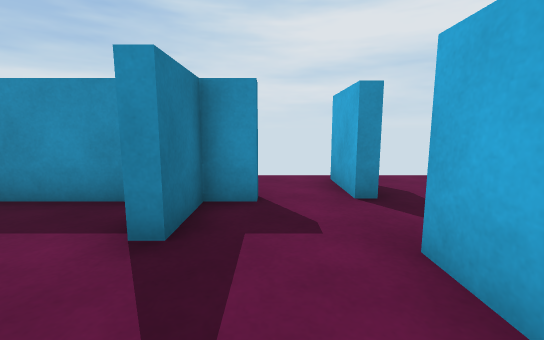
[1] (above)

16 first-person views from a walk through a scene from a Unity 3-D project. The camera is 0.58 m above the floor, tilts 8° down and sees 90° across. The floor is counted in squares, 0.5 m on a side. Each view is taken from the middle of a square. On the plan, view 1 faces up. The plan holds only what a view shows up to about 12 squares ahead; the rest is blank.

[2]
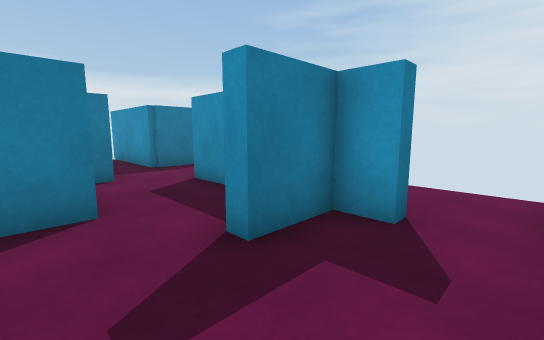

[3]
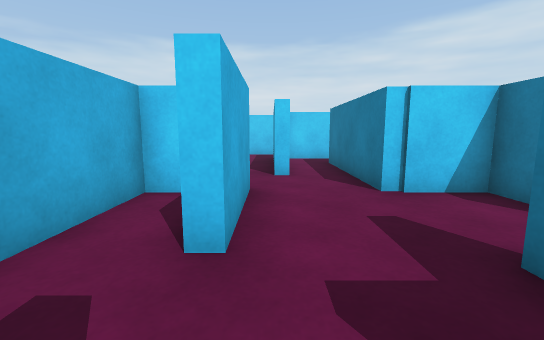

[4]
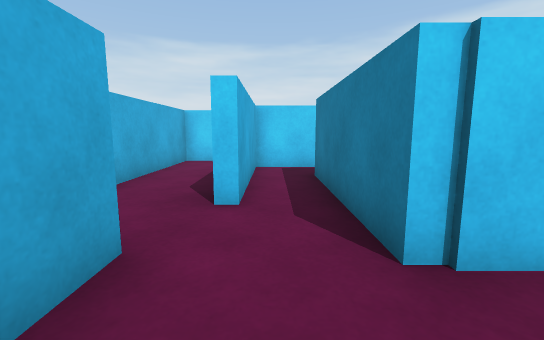

[5]
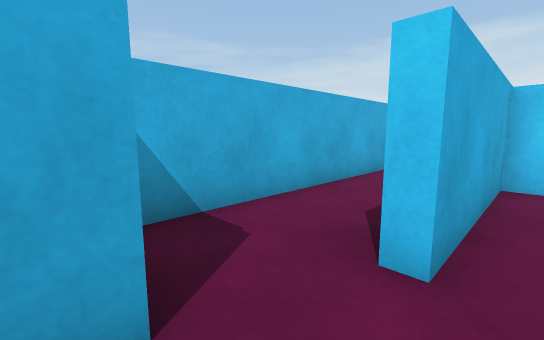

[6]
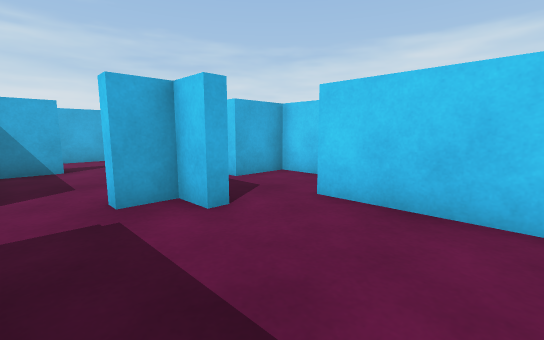

[7]
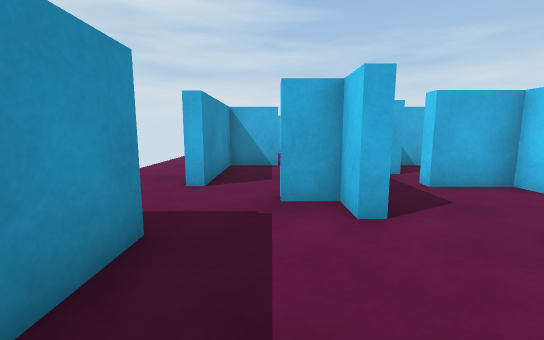

[8]
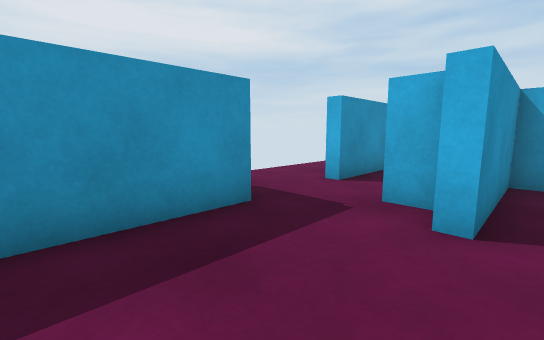

[9]
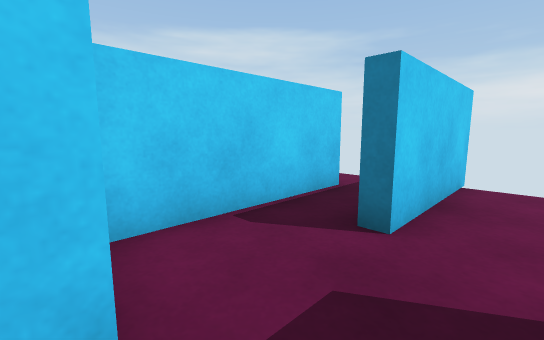

[10]
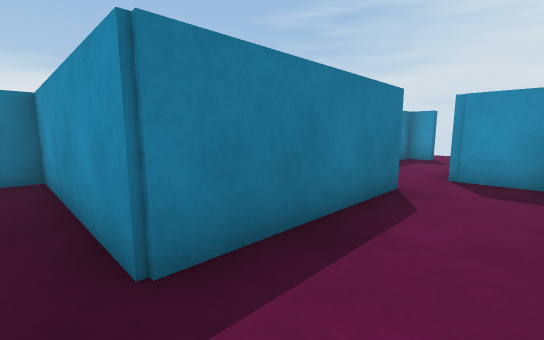

[11]
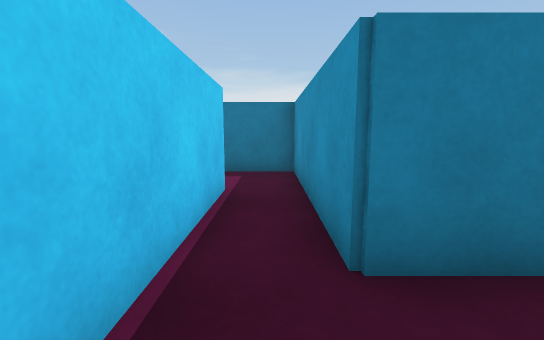

[12]
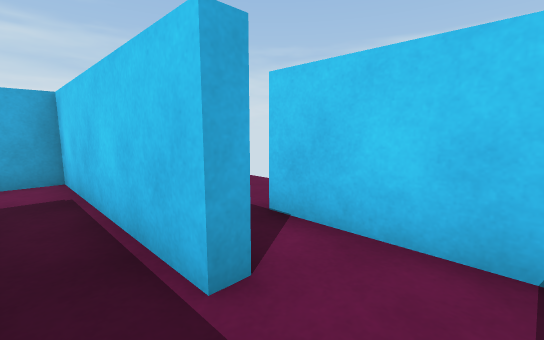

[13]
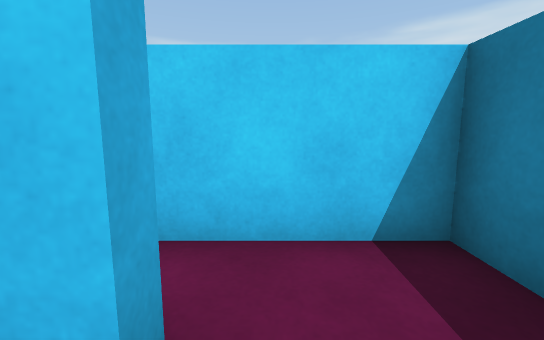

[14]
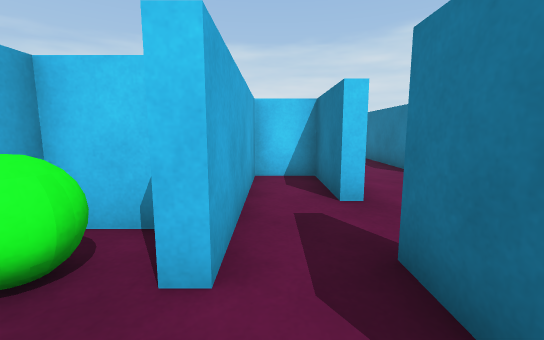

[15]
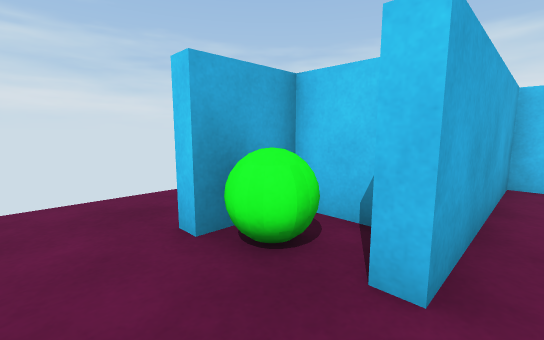

[16]
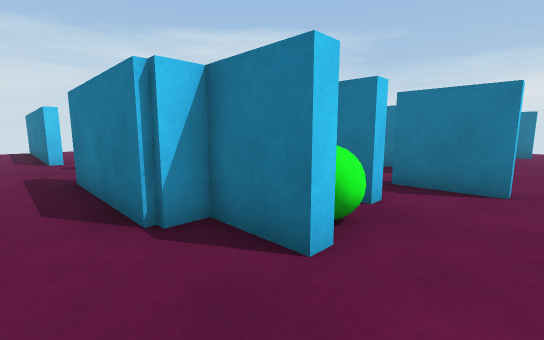

### Floor plan
Ten units are one square. View 1 is at (0, 0); x grows to the right and y downward. Boxes are objects, and circles mark ways between rooms. Rooms are numbered by the first view taken in them; rooms with no view inside come last. Other rooms are left out.
<svg viewBox="-126 -72 211 185">
<path fill="none" stroke="#000" d="M-32 -19 -32 2 -12 2 -12 25M-36 6 -36 -14 -75 -14 -75 -18 -65 -18 -65 -28 -61 -28 -61 -24M5 21 9 21 9 73 -49 73 -49 85M-2 -49 -2 -44 -12 -44 -12 -28 -16 -28 -16 -44 -53 -44 -53 -49M14 -46 14 -55M31 5 14 5 14 -25M-85 21 -53 21 -53 3 -49 3M-81 -60 -81 -44 -121 -44M-24 89 34 89 34 11M-121 2 -81 2 -81 6M44 -38 56 -38 56 -56 60 -56 60 -38 68 -38M34 -51 38 -51 38 -44M18 -67 18 -55M14 -25 18 -25 18 2 34 2 34 -51M18 -55 18 -46 14 -46M-49 85 -49 108 -25 108M-24 94 -24 89"/>
<rect x="45" y="-55" width="10" height="10" fill="#bbb"><title>green ball</title></rect>
<circle cx="20" cy="-35" r="3" fill="#2a7"/>
<circle cx="-35" cy="90" r="3" fill="#2a7"/>
<circle cx="30" cy="-50" r="3" fill="#2a7"/>
<text x="-20" y="-10">1</text>
<text x="60" y="-60">2</text>
<text x="30" y="-30">3</text>
<text x="-40" y="90">4</text>
</svg>
Room 1 opens to room 3. Room 1 opens to room 4. Room 2 opens to room 3.

Where each view was taken, in squares from view 1:
view 1: 0 up, 0 right, facing up
view 2: 1 up, 1 right, facing up-left
view 3: 5 up, 1 right, facing down
view 4: 2 up, 0 right, facing down
view 5: 0 up, 0 right, facing down-right
view 6: 4 up, 11 left, facing down-right
view 7: 3 up, 11 left, facing right
view 8: 1 up, 11 left, facing up-right
view 9: 1 up, 5 left, facing down-left
view 10: 8 down, 3 right, facing up-left
view 11: 8 down, 3 right, facing left
view 12: 8 down, 4 left, facing down-right
view 13: 8 down, 3 left, facing down
view 14: 7 up, 3 right, facing down
view 15: 7 up, 3 right, facing down-right
view 16: 7 up, 8 right, facing down-left
